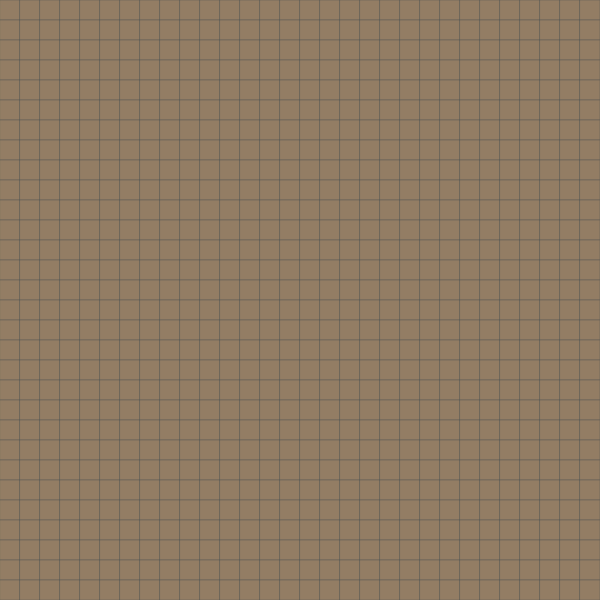
Frame 1 (no input)
Frame 60 (no input): identical to frame 1, image omitted
Frame 120 (the mouse pressed at the canvas centre since frame 60): identical to frame 1, image omitted

The p5.js sketch that drew this single still picture (run headless with seeded random() and noise() and a simulated clock; from frame 60 on, the mouse is pressed at the canvas centre):

// p5.js sketch
// ── sketch.js
let cells = [];
let cellSize = 20;
let cols, rows;

function setup() {
  createCanvas(600, 600);
  const div = document.querySelector("canvas");
  div.addEventListener("contextmenu", ( e )=> { e.preventDefault(); return false; } );
  
  // Making 2D Array
  rows = height/cellSize;
  cols = width/cellSize;

  cells = [];
  for (let i = 0; i < cols; i++) {
    let col = [];
    for (let j = 0; j < rows; j++) {
      
      const r = Math.round(random(0, 3));
      let element;
      if (r == 0) {
        element = new Mine(i, j, cellSize);
      } else {
        element = new Cell(i, j, cellSize);
      }
      
      col.push(element);
    }
  cells.push(col);
  }
}

function nToCoord(n, xs) {
  const x = n % xs;
  const y = (n-x) / xs;
  return createVector(x, y);
}

function lose() {
  for (let i = 0; i < cols; i++) {
    for (let j = 0; j < rows; j++) {
      cells[i][j].revealed = true;
    }
  }
}

function draw() {
  background(255);
  
  // Display all cells
  for (let i = 0; i < cols; i++) {
    for (let j = 0; j < rows; j++) {
      cells[i][j].countMines(cells);
      cells[i][j].display();
    }
  }
}

function mousePressed() {
  for (let i = 0; i < cols; i++) {
    for (let j = 0; j < rows; j++) {
      const cell = cells[i][j];
      if (cell.containsPoint(mouseX, mouseY)) {
        if (mouseButton == LEFT) {
          if (cell.flagged) cell.flagged = false;
          else if (cell.isMine) lose();
          else cell.reveal(cells);
        }
        if (mouseButton == RIGHT) {
          cell.flagged = !cell.flagged;
        }
      }
    }
  }
}

// ── cell.js
class Cell {
  constructor(x, y, size) {
    this.x = x;
    this.y = y;
    this.size = size;
    this.revealed = false;
    this.flagged = false;
    
    this.isMine = false;
    this.numMines = 0;
  }
  
  countMines(arr) {
    const x = this.x;
    const y = this.y;
    const cols = arr.length;
    const rows = arr[0].length;
    
    let num = 0;
    
    for (let i = -1; i < 2; i++) {
      for (let j = -1; j < 2; j++) {
        const col = (x + i) % cols;
        const row = (y + j) % rows;
        if (col > -1 && col < cols && row > -1 && row < rows) {
          if (arr[col][row].isMine) num++;
        }
      }
    }
    if (this.isMine) num--;
    
    this.numMines = num;
    return num;
  }
  
  containsPoint(x, y) {
    const mx = this.x*this.size;
    const my = this.y*this.size;
    return (x > mx && 
      x < mx+this.size && 
      y > my && 
      y < my+this.size);
  }
  
  floodFill(arr) {
    for (let i = -1; i < 2; i++) {
      for (let j = -1; j < 2; j++) {
        const col = (this.x + i);
        const row = (this.y + j);
        if (col > -1 && col < cols && row > -1 && row < rows) {
          const ref = arr[col][row];
          if (!ref.isMine && !ref.revealed) ref.reveal(arr);
        }
      }
    }
  }
  
  reveal(arr) {
    this.revealed = true;
    
    if (this.numMines == 0) {
      this.floodFill(arr);
    }
  }
  
  display() {
    const x = this.x*this.size;
    const y = this.y*this.size;
    
    if(this.revealed) {  
      strokeWeight(this.size/40);
      stroke(88, 91, 86); // Gray
      if (this.isMine) {
        fill(247, 86, 124); // Pink
      } else {
        fill(252, 246, 189); // Beige
      }
      square(x, y, this.size);
      
      if (!this.isMine && this.numMines != 0) {
        const tOffset = this.size/2;
        
        fill(88, 91, 86); // Gray
        textAlign(CENTER, CENTER);
        textSize(this.size/2);
        text(this.numMines, x+tOffset, y+tOffset);
      }
    } else {
      strokeWeight(this.size/40);
      stroke(88, 91, 86);
      fill(147, 125, 100); // Shadow
      square(x, y, this.size);
      
      if (this.flagged) {
        const offset = this.size/8;
        
        fill(142, 125, 190); // Purple
        square(x+offset, y+offset, this.size*0.75);
      }
    }
  }
}

// ── mine.js
class Mine extends Cell {
  constructor(x, y, size) {
    super(x, y, size);
    this.isMine = true;
  }
  
  display() {
    const x = this.x*this.size;
    const y = this.y*this.size;
    
    if (this.revealed) {
      strokeWeight(this.size/40);
      stroke(88, 91, 86);
      fill(147, 125, 100); // Shadow
      square(x, y, this.size);
      
      const offset = this.size/2;
      fill(247, 86, 124); // Pink
      ellipse(x+offset, y + offset, this.size*0.75, this.size*0.75)
    } else {
      strokeWeight(this.size/40);
      stroke(88, 91, 86);
      fill(147, 125, 100); // Shadow
      square(x, y, this.size);
      
      if (this.flagged) {
        const offset = this.size/8;
        
        fill(142, 125, 190); // Purple
        square(x+offset, y+offset, this.size*0.75);
      }
    }
  }
}
